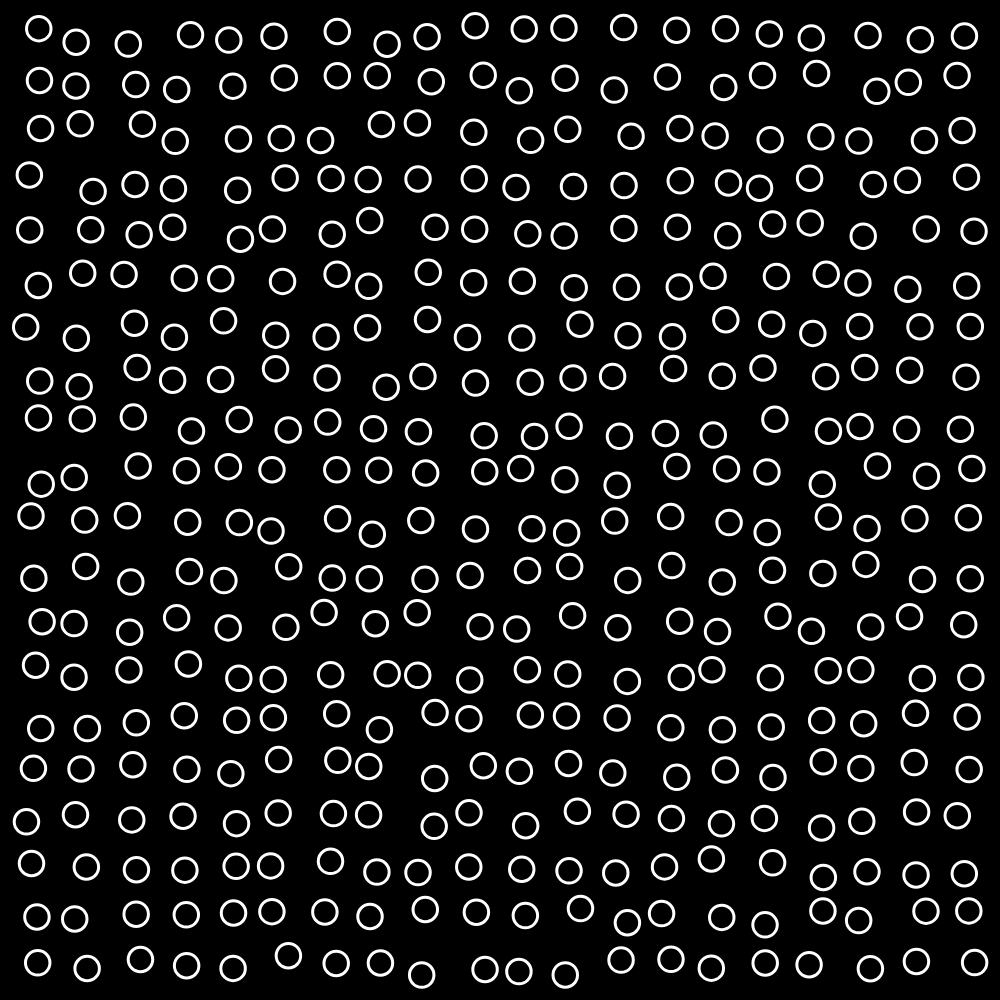
Frame 1 (no input)
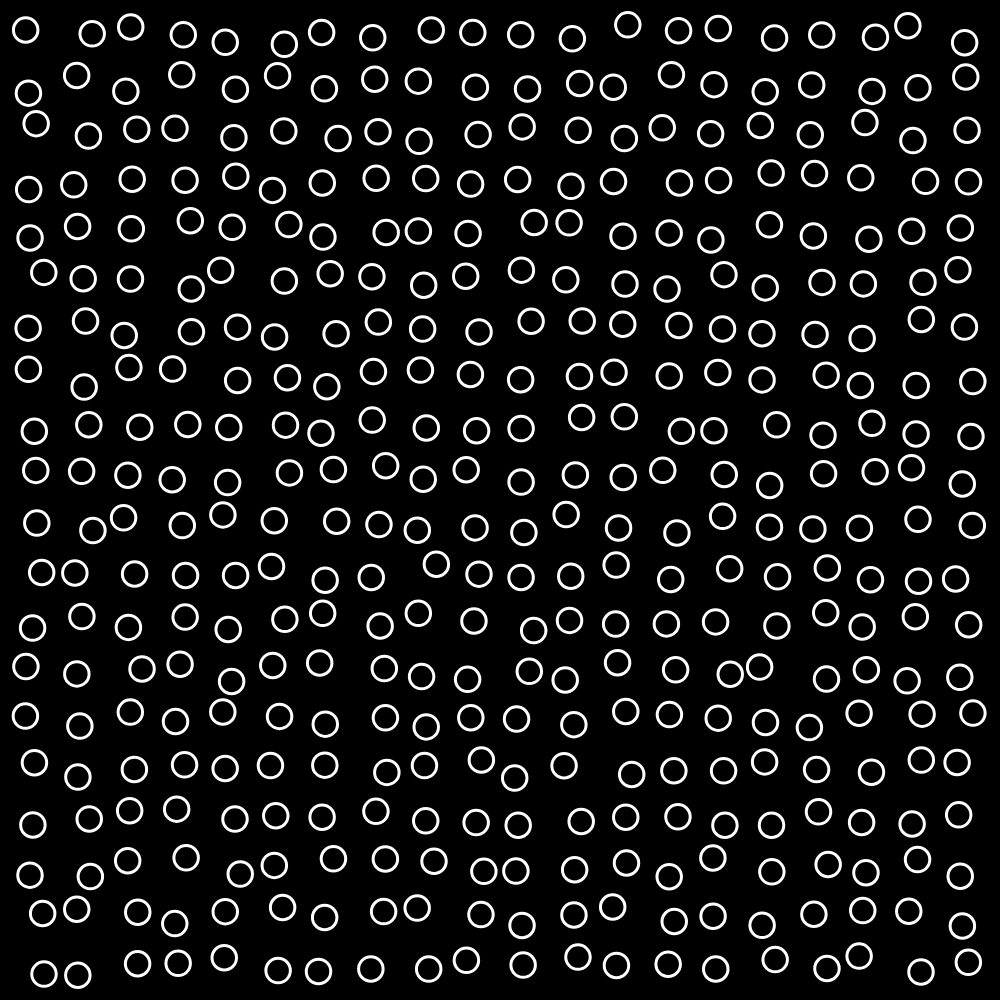
Frame 2 (the mouse pressed at the canvas centre, redrawn once)

The p5.js sketch that drew these frames (run headless with seeded random() and noise() and a simulated clock; the mouse was pressed at the canvas centre and the sketch redrawn once):

// p5.js sketch
// ── sketch.js


let n_rows = 20
let margin = 10
let noise_amp = 10
cell_size_coef = 0.5

let cell_size

function setup() {

  let canva_size = windowHeight < windowWidth ? windowHeight: windowWidth

  createCanvas(canva_size, canva_size);
  cell_size = (width - margin * 2 ) / n_rows;
  console.log(cell_size)

  rectMode(CENTER)

  noLoop()

  
}

function draw() {


  noFill()
  stroke(255)
  strokeWeight(3)

  background(0);

  for (let i = 0; i < n_rows ; i++) {
    for (let j = 0; j < n_rows; j++) {
      // rect(
      //   x = margin + cell_size/2 + i*cell_size + random(-10, 10),
      //   y = margin + cell_size/2 + j * cell_size + random(-10, 10),
      //   w = cell_size*0.7,
      //   h = cell_size*0.7
      // )


      circle(
        x = margin + cell_size/2 + i*cell_size + random(-noise_amp, noise_amp),
        y = margin + cell_size/2 + j * cell_size + random(-noise_amp, noise_amp),
        dim = cell_size*cell_size_coef
      )
    }
  }
}
